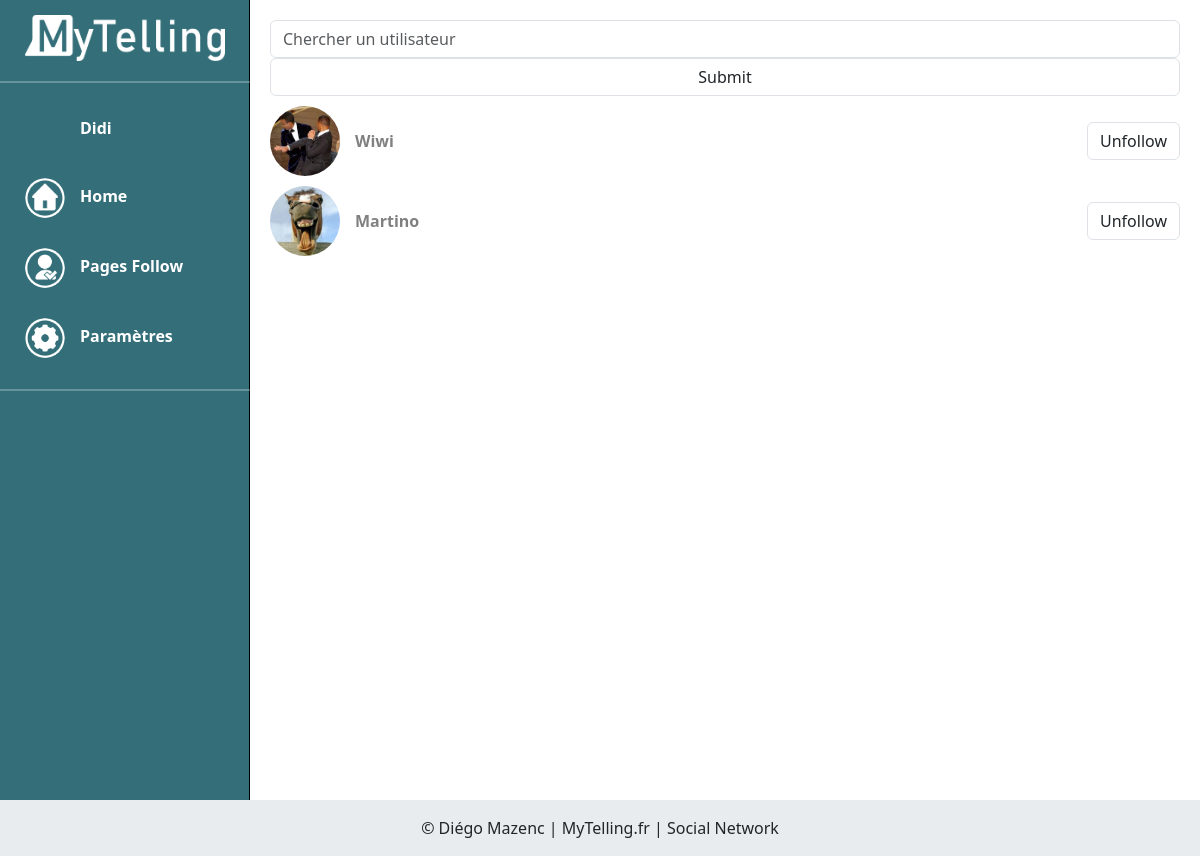
Page /index.php?page=follow (signed in) on the earlier database version.
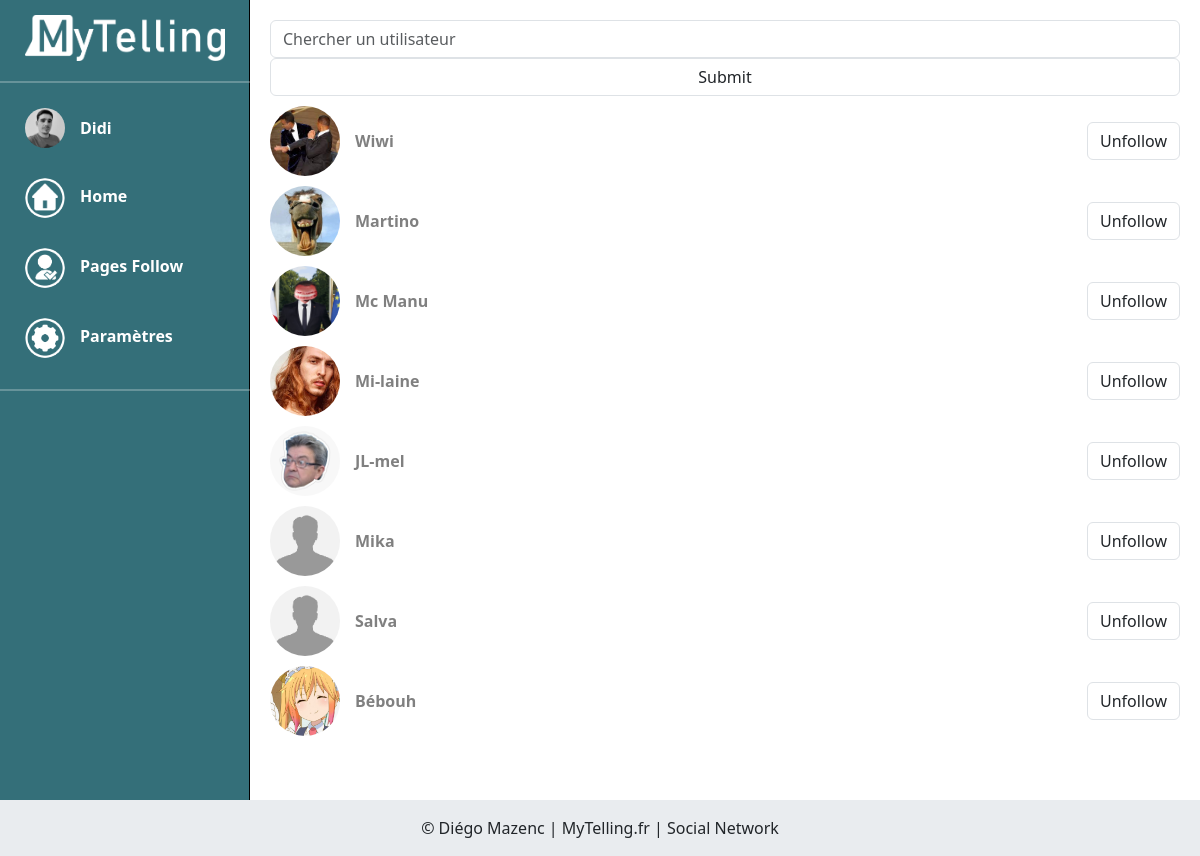
Same page on the later database version.
### tables this page shows
CREATE TABLE IF NOT EXISTS `friends` (
  `id` int(11) NOT NULL AUTO_INCREMENT,
  `id_user` int(11) NOT NULL,
  `id_follow` int(11) NOT NULL,
  PRIMARY KEY (`id`),
  KEY `FK_FriendsIdFollow_UsersIdUsers` (`id_follow`)
);

CREATE TABLE IF NOT EXISTS `users` (
  `id` int(11) NOT NULL AUTO_INCREMENT,
  `admin` int(11) DEFAULT 0,
  `id_photo` int(11) DEFAULT 3,
  `firstname` varchar(255) NOT NULL,
  `name` varchar(255) NOT NULL,
  `pseudo` varchar(255) NOT NULL,
  `gender` varchar(50) NOT NULL,
  `mail` varchar(255) NOT NULL,
  `password` varchar(255) NOT NULL,
  `src_photo` text DEFAULT './uploads/profiluserdefault.jpg',
  `src_banner` text DEFAULT NULL,
  `date_create` datetime NOT NULL DEFAULT current_timestamp(),
  PRIMARY KEY (`id`),
  KEY `FK_UsersIdPhoto_PhotoId` (`id_photo`)
);

### controllers/controller_follow.php (called while the page is built, shortened)
<?php
$db = connectDB();
$id_user = $_SESSION['id'];
$sql = $db->prepare("SELECT *,
    friends.id_user AS friend_id_user,
    friends.id_follow AS id_follow,
    users.src_photo AS photo_src,
    users.pseudo AS user_pseudo
FROM friends
INNER JOIN users ON users.id = friends.id_follow
WHERE friends.id_user = :id_user");
$sql->bindParam(':id_user', $id_user, PDO::PARAM_INT);
$sql->execute();
$friends = $sql->fetchAll(PDO::FETCH_ASSOC);
include "./views/layout.phtml";

### index.php (called while the page is built, shortened)
<?php
require "./services/router.php";
require "./controllers/controller_{$page}.php";

### views/template_follow.phtml (the view, shortened to what this page needs)
<?php if (!isset($_SESSION['id'])) {
    header("Location: index.php?page=log")
?>
<?php } else { ?>
    <form method="POST">
        <input type="text" name="searchUser" class="form-control" placeholder="Chercher un utilisateur">
        <input type="submit" name="search" class="form-control">
    </form>
    <?php foreach ($friends as $friend) : ?>
        <div class="userfollow" id="friend_<?= $friend['id_follow']; ?>">
            <div class="userpseudo">
                <a href="?page=userpage&id=<?= $friend['id_follow'] ?>" class="pseudoLink">
                    <div class="flexUser">
                        <div class="blocPhotoUserFollow">
                            <img src="<?= $friend['photo_src']; ?>" alt="">
                        </div>
                        <?= $friend['user_pseudo']; ?>
                    </div>
                </a>
            </div>
            <div class="followOption">
                <button class="unfollowed  form-control" data-followid="<?= $friend['id_follow']; ?>">Unfollow</button>
            </div>
        </div>
    <?php endforeach; ?>
<?php } ?>

### views/layout.phtml (shortened to what this page needs)
<!DOCTYPE html>
<html lang="en" class="h-100">
<head>
    <link href="https://cdn.jsdelivr.net/npm/bootstrap@5.3.2/dist/css/bootstrap.min.css" rel="stylesheet">
    <link rel="stylesheet" href="./asset/css/styles_gallery.css">
    <link rel="stylesheet" href="./asset/css/styles_home.css">
    <link rel="stylesheet" href="./asset/css/styles_article.css">
    <link rel="stylesheet" href="./asset/css/styles_search.css">
    <link rel="stylesheet" href="./asset/css/styles_log.css">
    <link rel="stylesheet" href="./asset/css/styles_follow.css">
    <link rel="stylesheet" href="./asset/css/styles_admin.css">
    <link rel="stylesheet" href="./asset/css/styles_pageusers.css">
</head>
<body class="d-flex flex-column h-100">
    <main>
        <div class="homeContent">
            <div class="options">
                <div class="underOption">
                    <div class="navSet">
                        <img src="./asset/img/logoFlow.png" alt="" class="logo">
                        <hr>
                        <ul><?php if (isset($_SESSION['pseudo'])) { ?>
                                <a href="?page=userpage&id=<?= $_SESSION['id']; ?>">
                                    <li>
                                        <div class="flexUser">
                                            <div class="blocPhotoUserArticle">
                                                <img src="<?= $_SESSION['photo']; ?>" alt="">
                                            </div>
                                            <?= $_SESSION['pseudo']; ?>
                                        </div>
                                    </li>
                                </a>
                                <a href="index.php?page=home">
                                    <li><img src="./asset/img/iconHome.png" alt="" class="iconNav">Home</li>
                                </a>
                                <a href="index.php?page=follow">
                                    <li><img src="./asset/img/iconFollow.png" alt="" class="iconNav">Pages Follow</li>
                                </a>
                                <a href="index.php?page=articlelist#settingUser">
                                    <li><img src="./asset/img/iconSetting.png" alt="" class="iconNav">Paramètres</li>
                                </a>
                            <?php } else { ?>
                                <a href="index.php?page=log" class="m-2 link-connect">Connexion / Inscription</a>
                            <?php } ?>
                        </ul>
                    </div>
                    <hr>
                </div>
            </div>
            <div class="mainAjax">
                <?php include "./views/template_" . $page . ".phtml"; ?>
            </div>
        </div>
    </main>
    <footer class="bg-body-secondary footer mt-auto p-3">
        <section class="container-fluid text-center">
            &copy; Diégo Mazenc | MyTelling.fr | Social Network
        </section>
    </footer>
</body>
</html>

### asset/css/styles_gallery.css (style rules this page uses)
hr { margin: 5px 0 10px; }

### asset/css/styles_home.css (style rules this page uses)
.iconNav { width: 40px; height: 40px; border-radius: 50%; margin-right: 15px; }
.homeContent { display: grid; grid-template-columns: 250px 3fr; }
.options { z-index: 6; position: relative; border-right: 1px solid black; min-height: 100vh; max-height: auto; background-color: rgb(52, 111, 121); }
.underOption { position: fixed; width: 250px; }
.navSet ul { margin-top: 10px; list-style: none; padding: 0; }
.navSet li { padding: 15px; margin:0 10px; width: 95%; border-radius: 10px; }
.flexUser { display: flex; align-items: center; }
.navSet a { width: 100%; text-decoration: none; color: white; font-weight: 600; }
.mainAjax { padding: 20px; }
.underOption hr { margin: 10px 0; border: white 1px solid ; }
.pseudoLink { text-decoration: none; color: gray; font-weight: 600; }

### asset/css/styles_log.css (style rules this page uses)
.logo { width: 80%; margin: 15px 10% 10px; }

### asset/css/styles_follow.css (style rules this page uses)
.userfollow { display: flex; align-items: center; justify-content: space-between; margin: 10px 0; transition: 0.3s; }
.userpseudo { display: flex; align-items: center; }
.blocPhotoUserFollow { width: 70px; height: 70px; border-radius: 50%; margin-right: 15px; display: flex; justify-content: center; overflow: hidden; }
.blocPhotoUserFollow img { height: 100%; }
.followOption { display: flex; }

### asset/css/styles_pageusers.css (style rules this page uses)
.blocPhotoUserArticle { width: 40px; height: 40px; border-radius: 50%; margin-right: 15px; display: flex; justify-content: center; overflow: hidden; }
.blocPhotoUserArticle img { height: 100%; }

Differences in the rows shown:
added friends: users.src_photo (picture), users.pseudo "Mc Manu"
added friends: users.src_photo (picture), users.pseudo "Mi-laine"
added friends: users.src_photo (picture), users.pseudo "JL-mel"
added friends: users.src_photo (placeholder picture), users.pseudo "Mika"
added friends: users.src_photo (placeholder picture), users.pseudo "Salva"
added friends: users.src_photo (picture), users.pseudo "Bébouh"
